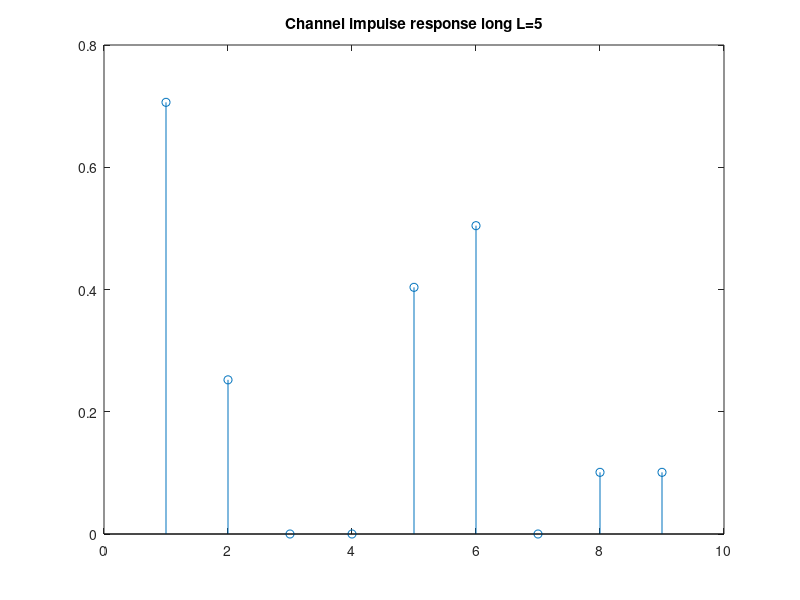
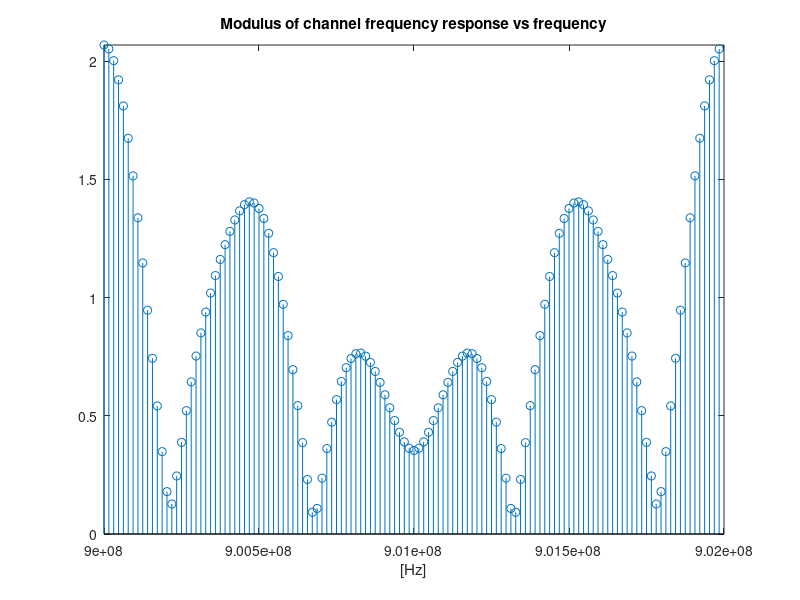
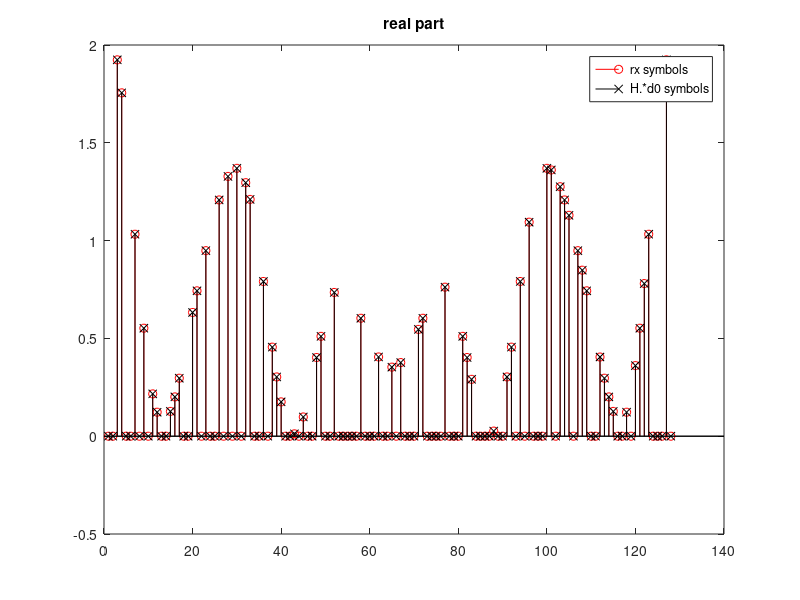
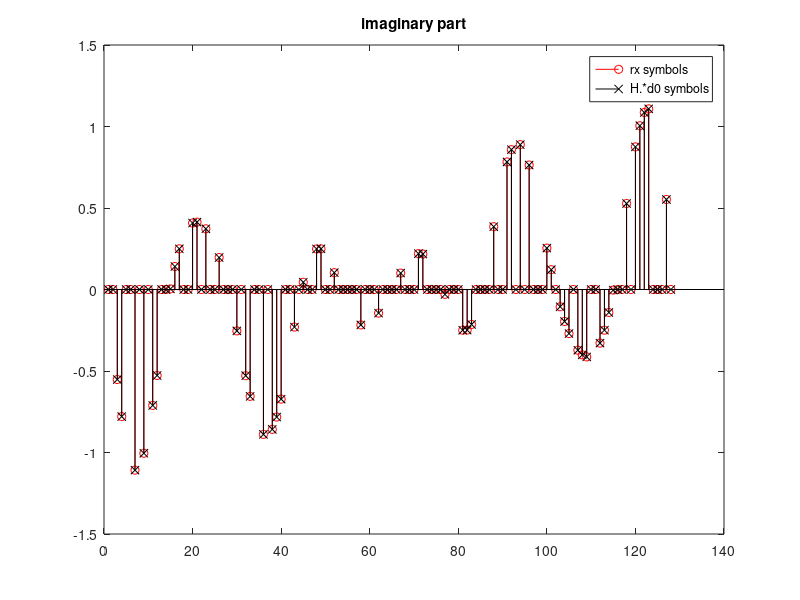

These figures' MATLAB source, in order:
clear;
close all;

%to test relationship (3.145) of the book

W = 2*10^6; %bandwidth
fc = 900*10^6; %carrier frequency
psksize = 4;
h = [0.7; 0.25; 0; 0; 0.4; 0.5; 0; 0.1; 0.1];
h = h./norm(h); %normalize channel impulse response such that sum(h)=1
L = length(h);
CP = L-1;
N = 2^ceil(log2(9*CP)); %choose N such as CP/(CP+N) <= 10%
n = 0:N-1;
f = fc + n*W/N;
figure;
stem(h);
title('Channel impulse response long L=5');
figure;
H = fft(h,N);
stem(f,abs(H));
ylim([0 inf]);
xlabel('[Hz]');
title('Modulus of channel frequency response vs frequency');
pause;

SNR_range_dB = 0:35;
%split the total power equally among all the subcarriers as TX does not have CSIT(not optimal, of course)
P_opt = ones(N,1); %assume unitary total tx power -> 1/N power to each subcarrier

bervec = zeros(1,length(SNR_range_dB));
spctreff = zeros(1,length(SNR_range_dB));

for SNR_dB = SNR_range_dB
    d0 = randi([0 1],N,1);
%     d = pskmod(d0,2);
    D = sqrt(N) * ifft(d0,N); %go back in the time domain; sqrt(N) is to preserve transmit power
    x = [D(end-CP+1:end); D]; %add the cyclic prefix
    y = filter(h,1,x);
    y = reshape(y,N+CP,[]);
    R = y(CP+1:end);
    r0 = fft(R,N)/sqrt(N);
    r_zf = r0./H;
%     r = pskdemod(r_zf,2);
    r = real(r_zf);
    r = cast(r,'uint8');
%     ber = biterr(d0,r_zf);
    ber = biterr(d0,r);
end

figure;
stem(real(r0),'or');
hold on
q = H.*d0;
stem(real(q),'xk');
hold off
legend('rx symbols','H.*d0 symbols');
title('real part');

figure;
stem(imag(r0),'or');
hold on
stem(imag(q),'xk');
hold off
legend('rx symbols','H.*d0 symbols');
title('imaginary part');